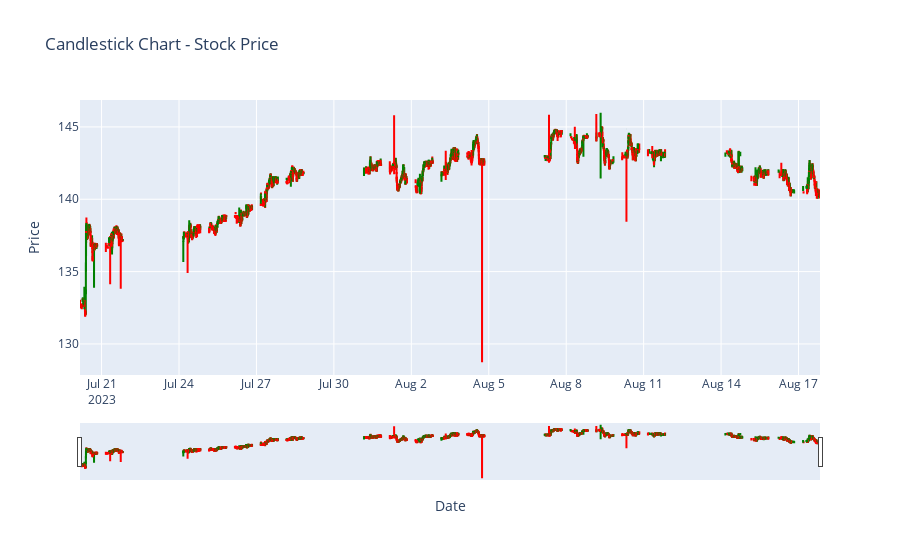

The notebook cell this image was saved under:
### Code cell
# Create candlestick chart using Plotly
candlestick = go.Candlestick(
    x=data_cleaned.index,
    open=data_cleaned['open'],
    high=data_cleaned['high'],
    low=data_cleaned['low'],
    close=data_cleaned['close'],
    increasing=dict(line=dict(color='green')),
    decreasing=dict(line=dict(color='red'))
)

layout = go.Layout(
    title='Candlestick Chart - Stock Price',
    xaxis=dict(title='Date'),
    yaxis=dict(title='Price')
)

figure = go.Figure(data=[candlestick], layout=layout)
figure.show()

### Figure 1 — Plotly figure (JSON) as saved in the notebook; plotly's stock layout.template omitted (floating-point values rounded to 4 significant figures; data arrays with more than 128 entries replaced by an {"elided": "..."} marker saying what was removed)
{"data": [{"close": {"elided": "3219 float values"}, "decreasing": {"line": {"color": "red"}}, "high": {"elided": "3219 float values"}, "increasing": {"line": {"color": "green"}}, "low": {"elided": "3219 float values"}, "open": {"elided": "3219 float values"}, "type": "candlestick", "x": {"elided": "3219 str values"}}], "layout": {"title": {"text": "Candlestick Chart - Stock Price"}, "xaxis": {"title": {"text": "Date"}}, "yaxis": {"title": {"text": "Price"}}}}
